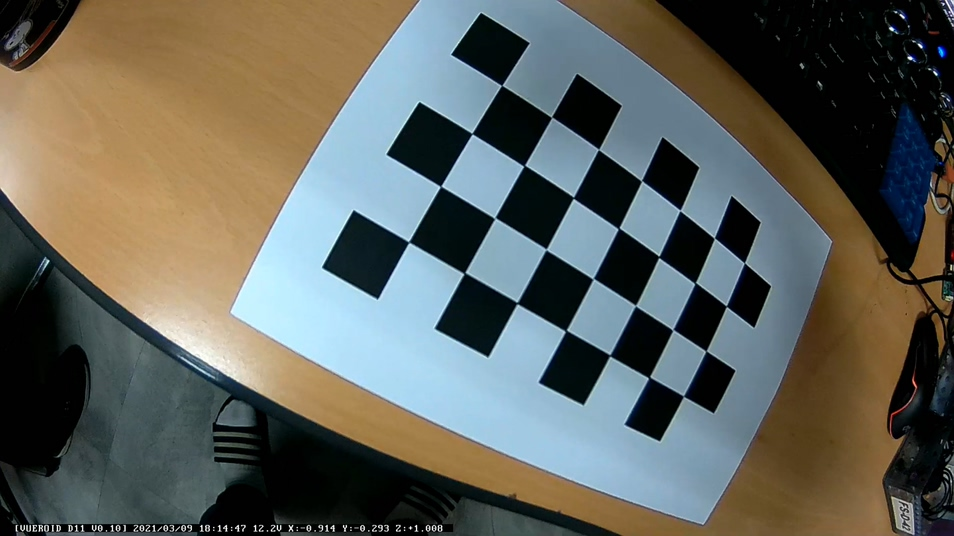
#> input picture cal1/cal01(0).jpg, 954 x 536 px; its folder holds only this picture in this run
$ python get_camera_mtx.py
#> lines starting #> are read from the running program, lines starting #| are printed output that depends on the picture; after the words box and inside, x2 and y2 are one past the last pixel; in counts of white or black regions, pixels touching at a corner belong together; long printed decimals are rounded
import cv2
import glob
import natsort
import numpy as np

CHECKERBOARD = (4, 7)
criteria = (cv2.TERM_CRITERIA_EPS + cv2.TERM_CRITERIA_MAX_ITER, 30, 0.001)
objPoints = []
imgPoints = []
objP = np.zeros((1, CHECKERBOARD[0] * CHECKERBOARD[1], 3), np.float32)
objP[0, :, :2] = np.mgrid[0:CHECKERBOARD[0], 0:CHECKERBOARD[1]].T.reshape(-1, 2)
prev_img_shape = None


if __name__ == "__main__":
    imgList = glob.glob("./cal1/*.jpg")
    imgList = natsort.natsorted(imgList)
    for imgPath in imgList:
        img = cv2.imread(imgPath, cv2.IMREAD_COLOR)
#> img is the input picture: shape (536, 954, 3); mean B, G, R 90.7, 98.1, 96.3
        gray = cv2.cvtColor(img, cv2.COLOR_BGR2GRAY)
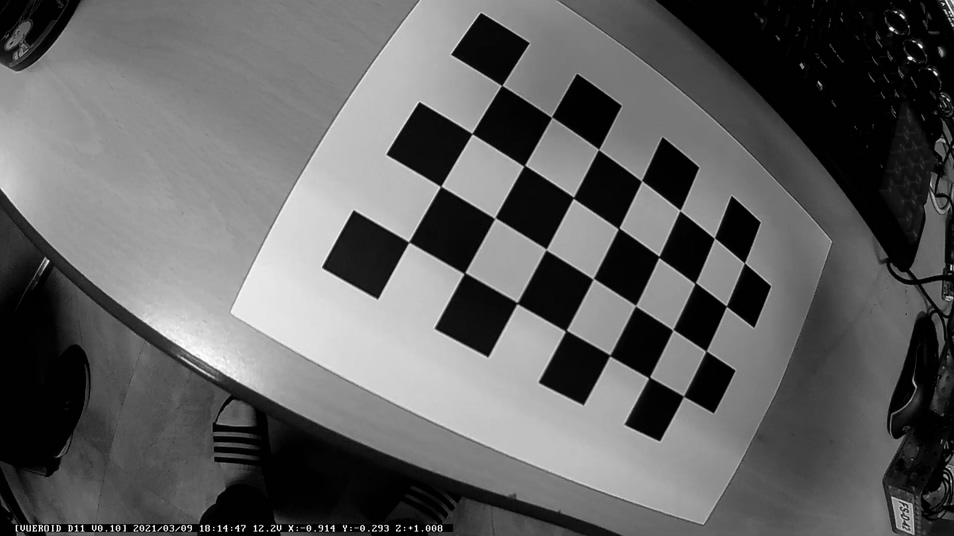
#> gray: shape (536, 954); min 0, max 255, mean 96.7
        ret, corners = cv2.findChessboardCorners(gray, CHECKERBOARD,
                                                cv2.CALIB_CB_ADAPTIVE_THRESH
                                                + cv2.CALIB_CB_FAST_CHECK
                                                + cv2.CALIB_CB_NORMALIZE_IMAGE)
#> ret = True; corners = 28 rows, first 8: [408.8, 242], [440.6, 186.4], [472.1, 133.6], [501.7, 85.43], [464.4, 273], [494.8, 218.2], [524.2, 165.7], [551.5, 117.2]
        print(ret)
#| True
        if ret == True:
            objPoints.append(objP)
            corners2 = cv2.cornerSubPix(gray, corners, (20, 20), (-1, -1), criteria)
#> corners2 = 28 rows, first 8: [408.9, 241.9], [440.6, 186.3], [472.1, 133.6], [501.7, 85.39], [464.4, 273], [494.8, 217.9], [524.2, 165.6], [551.6, 117.2]
            imgPoints.append(corners2)
            img = cv2.drawChessboardCorners(img, CHECKERBOARD, corners2, ret)
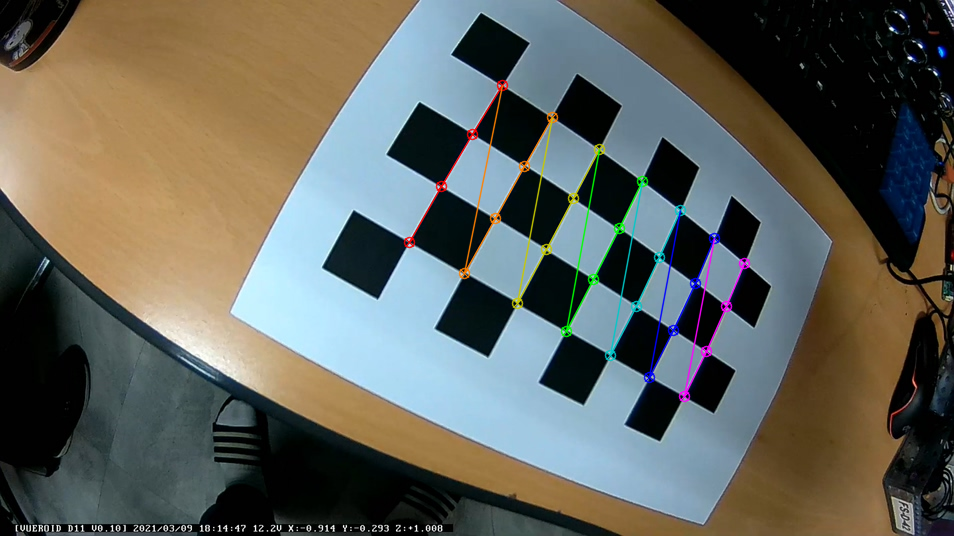
#> img: shape (536, 954, 3); 1.7% of pixels changed, all inside (x1, y1, x2, y2) = (403, 79, 751, 403)
        cv2.imshow("img", img)
        if cv2.waitKey(10) == ord('q'):
#> (key q is pressed here)
            break
    cv2.destroyAllWindows()
    h, w = img.shape[:2]
#> h = 536; w = 954
    print(img.shape[:2])
#| (536, 954)
    ret, mtx, dist, rvecs, tvecs = cv2.calibrateCamera(objPoints, imgPoints, gray.shape[::-1], None, None)
#> ret = 0.195; mtx = [[431, 0, 491.1], [0, 436.1, 264], [0, 0, 1]]; dist = [[-0.31, 0.232, 0.00418, -0.00171, -0.166]]; rvecs = ([0.149, -0.166, -1.05],); tvecs = ([-1.28, -0.342, 6.62],)
    for imgPath in imgList[:5]:
        img = cv2.imread(imgPath, cv2.IMREAD_COLOR)
        newcameraMtx, roi = cv2.getOptimalNewCameraMatrix(mtx, dist, (w, h), 1, (w, h))
#> newcameraMtx = [[431, 0, 491.1], [0, 244.1, 283.4], [0, 0, 1]]; roi = (0, 136, 953, 299)
        dst = cv2.undistort(img, mtx, dist)
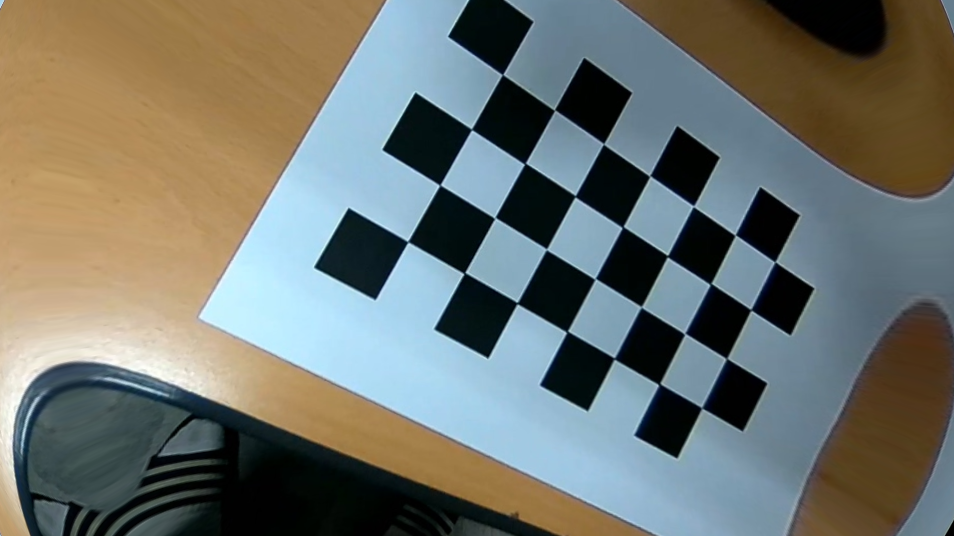
#> dst: shape (536, 954, 3); mean B, G, R 108.8, 115.6, 112
        dx, dy, dw, dh = roi
#> dx = 0; dy = 136; dw = 953; dh = 299
        dst2 = cv2.undistort(img, mtx, dist, None, newcameraMtx)
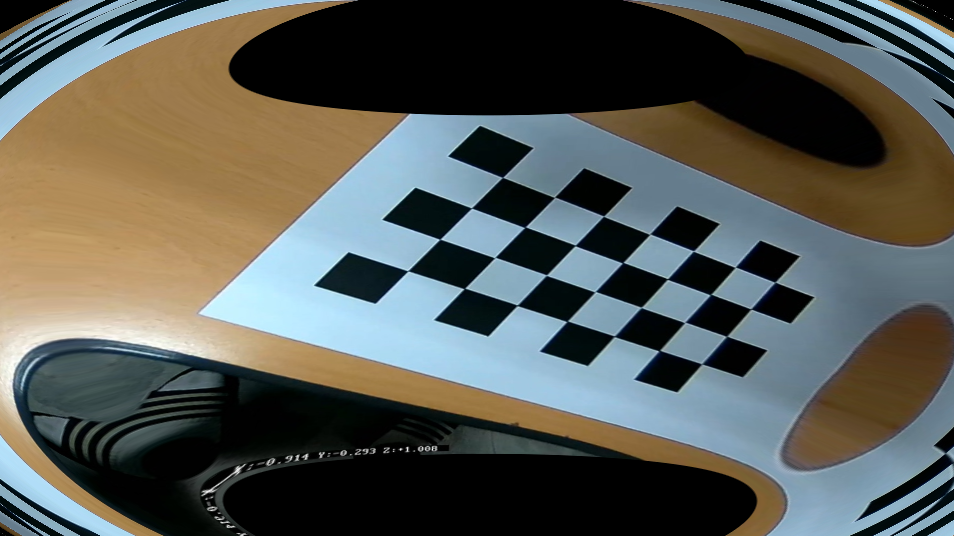
#> dst2: shape (536, 954, 3); mean B, G, R 83.8, 89.8, 87.4
        dst2 = dst2[dy:dy+dh, dx:dx+dw]
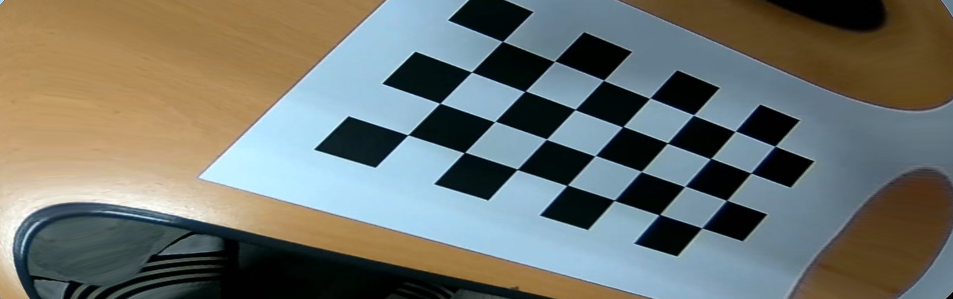
#> dst2: shape (299, 953, 3); mean B, G, R 109, 115.8, 112.2
        cv2.imshow("1", dst)
        cv2.imshow("2", dst2)
        print(roi)
#| (0, 136, 953, 299)
        if cv2.waitKey(0) == ord('q'):
#> (key q is pressed here)
            break
    cv2.destroyAllWindows()

    print("Camera matrix \n")
    print(mtx)
#| [[430.996   0.         491.072]
#|  [  0.         436.112 263.997]
#|  [  0.           0.           1.        ]]

    np.savez("./cal1/calib.npz", ret = ret, mtx = mtx, dist = dist, rvecs = rvecs, tvecs = tvecs)

    mean_error = 0
    for i in range(len(objPoints)):
        imgPoints2, _ = cv2.projectPoints(objPoints[i], rvecs[i],tvecs[i], mtx, dist);
        error = cv2.norm(imgPoints[i], imgPoints2, cv2.NORM_L2)/len(imgPoints2)
        mean_error += error
#> this loop made 1 pass
#> (error, mean_error) on pass 1: (0.0368, 0.0368)
#> after the loop, mean_error = 0.0368
    print(mean_error/len(objPoints))
#| 0.03676


    # [5 lines of commented-out code are left out]

$ run again, on cal1/cal01(12).jpg
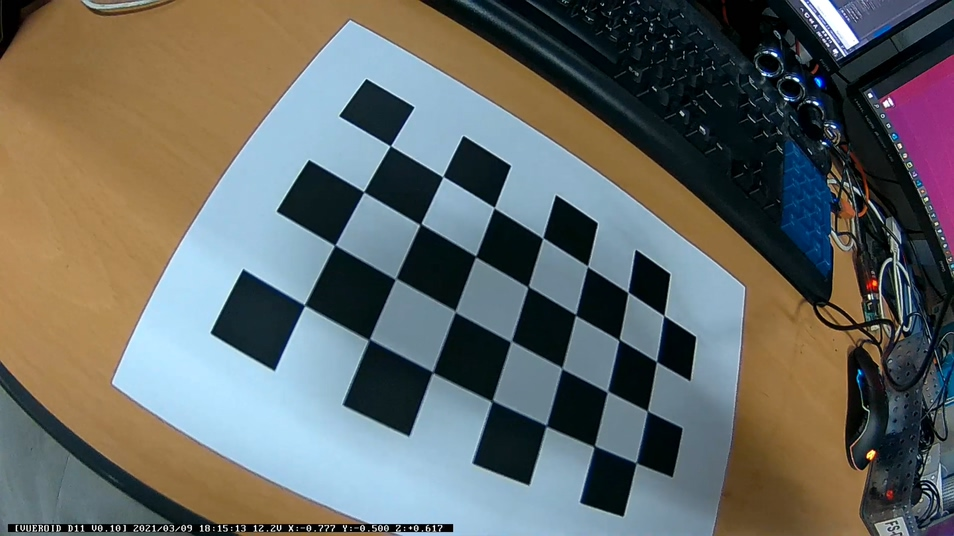
#> input picture cal1/cal01(12).jpg, 954 x 536 px
#> img is the input picture: shape (536, 954, 3); mean B, G, R 100.3, 104.3, 101.5
#> `gray = cv2.cvtColor(img, cv2.COLOR_BGR2GRAY)`:
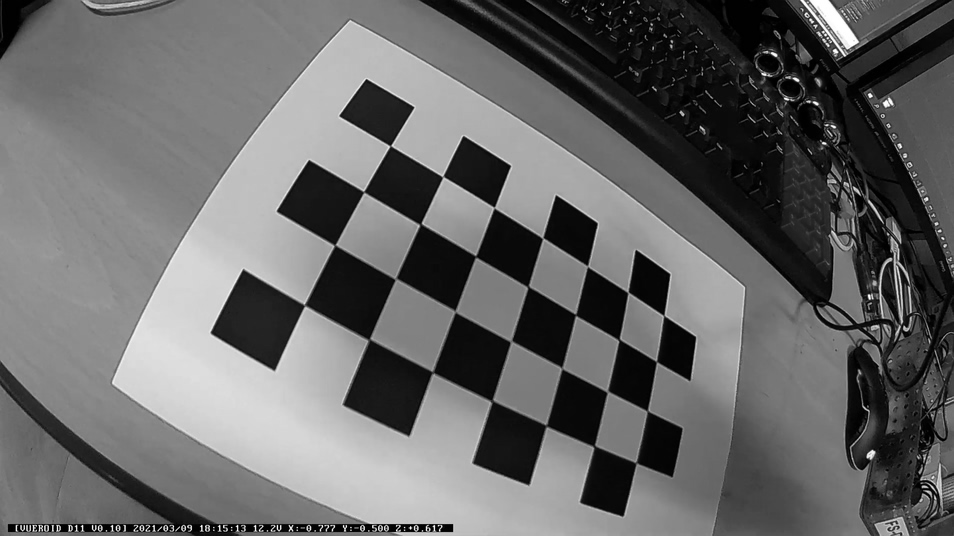
#> gray: shape (536, 954); min 0, max 255, mean 103
#> `ret, corners = cv2.findChessboardCorners(gray, CHECKERBOARD, cv2.CALIB..`: ret = True; corners = 28 rows, first 8: [304.6, 305.4], [334.5, 245.3], [363.6, 191.7], [390.3, 145.7], [368.9, 339.5], [395.4, 279], [420.7, 223.6], [442.9, 176.5]
#| True
#> corners2 = 28 rows, first 8: [304.7, 305.1], [334.7, 245.2], [363.7, 191.7], [390.3, 145.8], [368.9, 339.6], [395.6, 278.7], [420.3, 224.2], [442.8, 176.5]
#> img: shape (536, 954, 3); 1.77% of pixels changed, all inside (x1, y1, x2, y2) = (299, 140, 671, 470)
#| (536, 954)
#> `ret, mtx, dist, rvecs, tvecs = cv2.calibrateCamera(objPoints, imgPoint..`: ret = 0.211; mtx = [[444.5, 0, 458.4], [0, 455.9, 322.7], [0, 0, 1]]; dist = [[-0.234, -0.378, -0.0292, 0.0217, 0.97]]; rvecs = ([-0.0226, -0.54, -1.12],); tvecs = ([-2.09, -0.209, 5.69],)
#> newcameraMtx = [[676.7, 0, 545.9], [0, 419.9, 304], [0, 0, 1]]; roi = (360, 252, 323, 116)
#> dx = 360; dy = 252; dw = 323; dh = 116
#> `dst2 = dst2[dy:dy+dh, dx:dx+dw]`:
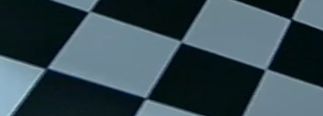
#> dst2: shape (116, 323, 3); mean B, G, R 82.5, 74.3, 55.4
#| (360, 252, 323, 116)
#| [[444.501   0.         458.365]
#|  [  0.         455.925 322.732]
#|  [  0.           0.           1.        ]]
#> the loop `for i in range(len(objPoints)):` made 1 pass
#> (error, mean_error) on pass 1: (0.0399, 0.0399)
#> after the loop `for i in range(len(objPoints)):`: mean_error = 0.0399
#| 0.03993

$ run again, on cal1/cal01(13).jpg
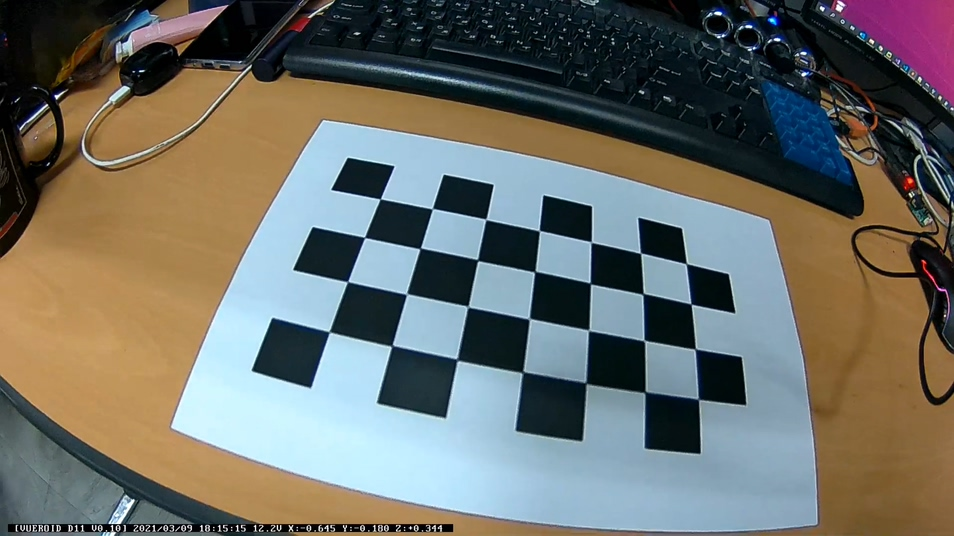
#> input picture cal1/cal01(13).jpg, 954 x 536 px
#> img is the input picture: shape (536, 954, 3); mean B, G, R 102.7, 109.4, 108.8
#> `gray = cv2.cvtColor(img, cv2.COLOR_BGR2GRAY)`:
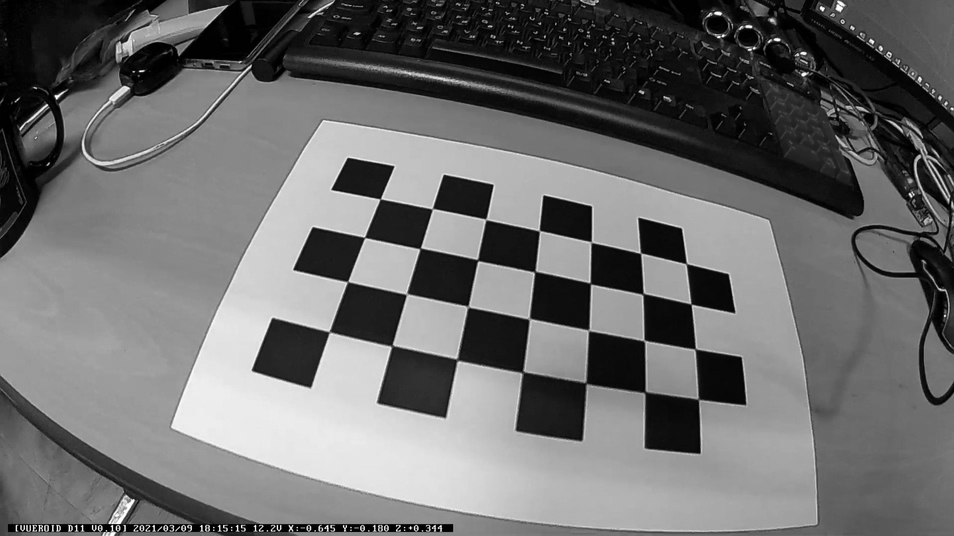
#> gray: shape (536, 954); min 0, max 255, mean 108.5
#> `ret, corners = cv2.findChessboardCorners(gray, CHECKERBOARD, cv2.CALIB..`: ret = True; corners = 28 rows, first 8: [329.4, 331.9], [347.6, 281.4], [364.6, 237.4], [380.2, 199], [392, 345.6], [406.6, 294.2], [420, 248.4], [432.3, 208.9]
#| True
#> corners2 = 28 rows, first 8: [329.5, 331.8], [347.5, 281.7], [364.6, 237.4], [380.1, 198.9], [391.8, 345.8], [406.6, 294], [420.2, 248.4], [432.4, 208.6]
#> img: shape (536, 954, 3); 1.56% of pixels changed, all inside (x1, y1, x2, y2) = (323, 193, 705, 406)
#| (536, 954)
#> `ret, mtx, dist, rvecs, tvecs = cv2.calibrateCamera(objPoints, imgPoint..`: ret = 0.162; mtx = [[538.9, 0, 500.7], [0, 539.7, 286.6], [0, 0, 1]]; dist = [[-0.419, 0.151, -0.0102, -0.00408, 0.281]]; rvecs = ([-0.427, -0.596, -1.33],); tvecs = ([-2.61, 0.695, 7.83],)
#> newcameraMtx = [[491.5, 0, 490.2], [0, 464.5, 280], [0, 0, 1]]; roi = (220, 138, 675, 311)
#> dx = 220; dy = 138; dw = 675; dh = 311
#> `dst2 = dst2[dy:dy+dh, dx:dx+dw]`:
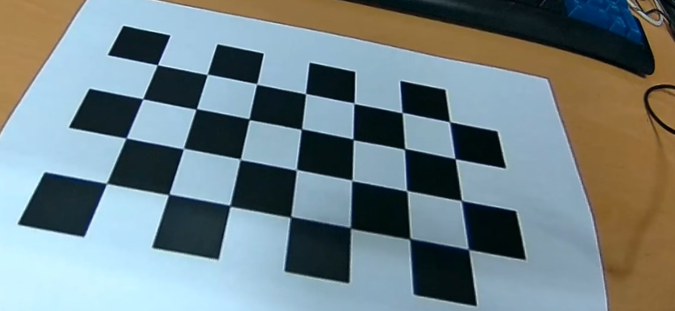
#> dst2: shape (311, 675, 3); mean B, G, R 133.5, 130.4, 115
#| (220, 138, 675, 311)
#| [[538.947   0.         500.677]
#|  [  0.         539.741 286.634]
#|  [  0.           0.           1.        ]]
#> the loop `for i in range(len(objPoints)):` made 1 pass
#> (error, mean_error) on pass 1: (0.0306, 0.0306)
#> after the loop `for i in range(len(objPoints)):`: mean_error = 0.0306
#| 0.03063

$ run again, on cal1/cal01(14).jpg
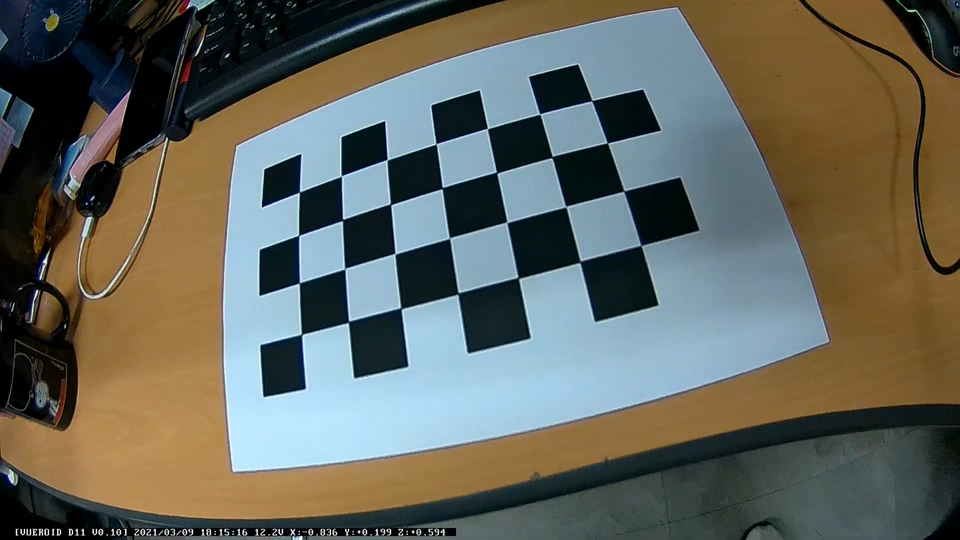
#> input picture cal1/cal01(14).jpg, 960 x 540 px
#> img is the input picture: shape (540, 960, 3); mean B, G, R 92.2, 101.6, 100
#> `gray = cv2.cvtColor(img, cv2.COLOR_BGR2GRAY)`:
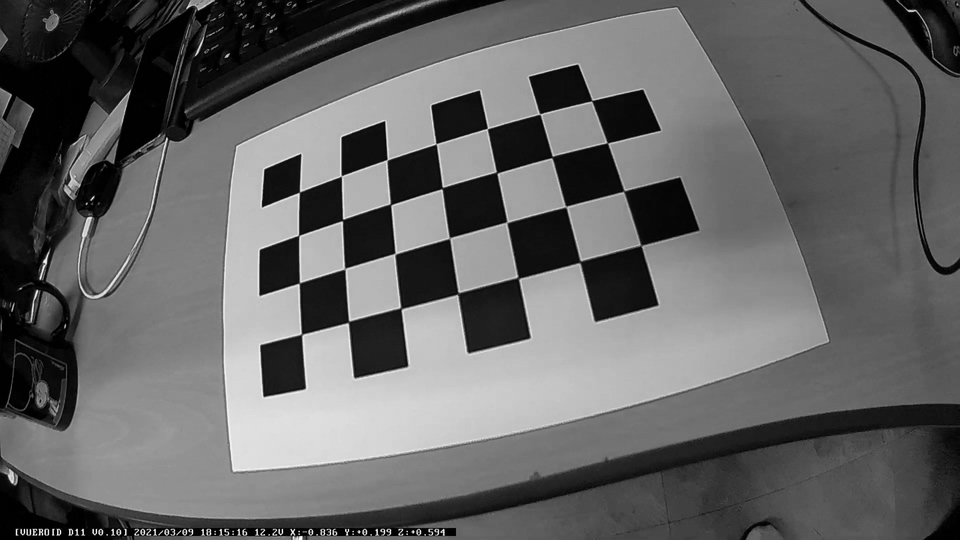
#> gray: shape (540, 960); min 0, max 255, mean 100
#> `ret, corners = cv2.findChessboardCorners(gray, CHECKERBOARD, cv2.CALIB..`: ret = True; corners = 28 rows, first 8: [301.7, 334], [299.3, 283], [298.7, 235.4], [299.5, 192], [348.4, 321.8], [344.7, 268.7], [342.5, 220], [341.4, 176]
#| True
#> corners2 = 28 rows, first 8: [301.5, 334.4], [299.3, 282.8], [298.6, 235.3], [299.4, 192.1], [348.5, 321.8], [344.7, 268.6], [342.4, 219.9], [341.3, 176]
#> img: shape (540, 960, 3); 1.52% of pixels changed, all inside (x1, y1, x2, y2) = (293, 95, 648, 341)
#| (540, 960)
#> `ret, mtx, dist, rvecs, tvecs = cv2.calibrateCamera(objPoints, imgPoint..`: ret = 0.152; mtx = [[582.4, 0, 514.9], [0, 575, 248.1], [0, 0, 1]]; dist = [[-0.477, 0.276, 0.0217, -0.00906, -0.422]]; rvecs = ([-0.48, -0.161, -1.77],); tvecs = ([-3.77, 1.51, 9.66],)
#> newcameraMtx = [[582.4, 0, 514.9], [0, 361.2, 255.1], [0, 0, 1]]; roi = (0, 99, 959, 339)
#> dx = 0; dy = 99; dw = 959; dh = 339
#> `dst2 = dst2[dy:dy+dh, dx:dx+dw]`:
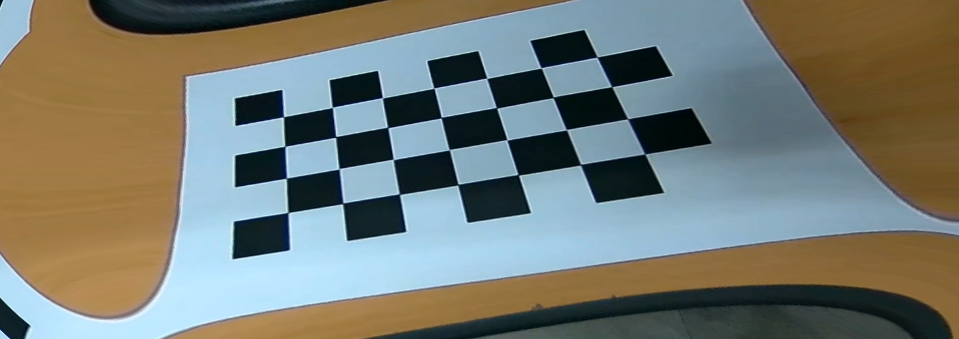
#> dst2: shape (339, 959, 3); mean B, G, R 114.3, 122.7, 118.4
#| (0, 99, 959, 339)
#| [[582.384   0.         514.905]
#|  [  0.         575.002 248.068]
#|  [  0.           0.           1.        ]]
#> the loop `for i in range(len(objPoints)):` made 1 pass
#> (error, mean_error) on pass 1: (0.0288, 0.0288)
#> after the loop `for i in range(len(objPoints)):`: mean_error = 0.0288
#| 0.02878
